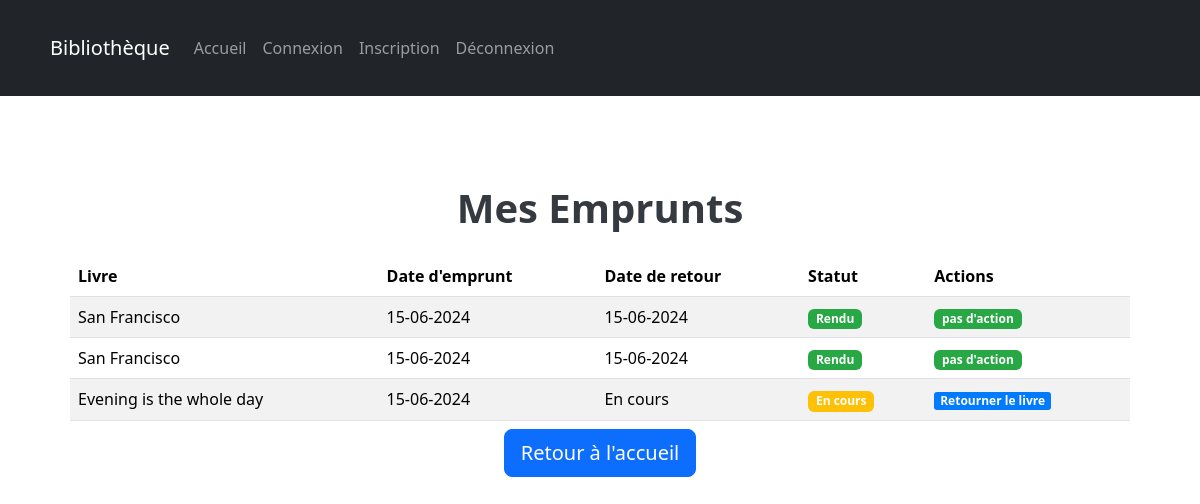
/mes_emprunts (signed in), run on the app's committed database.
### app.py (models this page shows)
class Emprunt(db.Model):
    id = db.Column(db.Integer, primary_key=True)
    utilisateur_id = db.Column(db.Integer, db.ForeignKey('utilisateur.id'), nullable=False)
    livre_id = db.Column(db.Integer, db.ForeignKey('livre.id'), nullable=False)
    date_emprunt = db.Column(db.DateTime, nullable=False)
    duree_emprunt = db.Column(db.Integer, nullable=False)
    date_retour = db.Column(db.DateTime)

class Livre(db.Model):
    id = db.Column(db.Integer, primary_key=True)
    titre = db.Column(db.String(100), nullable=False)
    auteur = db.Column(db.String(100), nullable=False)
    genre = db.Column(db.String(50), nullable=False)
    annee_publication = db.Column(db.Integer, nullable=False)
    description = db.Column(db.Text, nullable=True)
    quantite = db.Column(db.Integer, default=1, nullable=False)
    image_url = db.Column(db.String(200), nullable=True)
    emprunts = db.relationship('Emprunt', backref='livre', lazy=True)

### app.py (the view)
@app.route('/mes_emprunts')
@login_required
@role_required(is_SuperUser_required=False)
def mes_emprunts():
    emprunts = Emprunt.query.filter_by(utilisateur_id=current_user.id).all()
    return render_template('mes_emprunts.html', emprunts=emprunts)

### app.py (called while the page is built)
@login_manager.user_loader
def load_user(user_id):
    return Utilisateur.query.get(int(user_id))

def role_required(is_SuperUser_required):
    def decorator(f):
        @wraps(f)
        def decorated_function(*args, **kwargs):
            if not current_user.is_authenticated:
                return redirect(url_for('connexion'))
            if is_SuperUser_required and not current_user.is_SuperUser:
                return redirect(url_for('accueil'))
            if not is_SuperUser_required and current_user.is_SuperUser:
                return redirect(url_for('accueil_admin'))
            return f(*args, **kwargs)
        return decorated_function
    return decorator

### templates/mes_emprunts.html (shortened to what this page needs)
{% extends 'layout.html' %}
{% block content %}
<div class="container mt-4">
    <h1 class="text-center mb-4">Mes Emprunts</h1>
    <div class="table-responsive">
        <table class="table table-striped table-hover custom-table">
            <thead class="thead-dark">
                <tr>
                    <th scope="col">Livre</th>
                    <th scope="col">Date d'emprunt</th>
                    <th scope="col">Date de retour</th>
                    <th scope="col">Statut</th>
                    <th scope="col">Actions</th>
                </tr>
            </thead>
            <tbody>
                {% for emprunt in emprunts %}
                <tr>
                    <td>{{ emprunt.livre.titre }}</td>
                    <td>{{ emprunt.date_emprunt.strftime('%d-%m-%Y') }}</td>
                    <td>{% if emprunt.date_retour %}{{ emprunt.date_retour.strftime('%d-%m-%Y') }}{% else %}En cours{% endif %}</td>
                    <td>
                        <span class="badge {% if emprunt.date_retour %}badge-success{% else %}badge-warning{% endif %}">
                            {% if emprunt.date_retour %}
                                Rendu
                            {% else %}
                                En cours
                            {% endif %}
                        </span>
                    </td>
                    <td>
                        {% if not emprunt.date_retour %}
                        <a href="{{ url_for('retour_emprunt', id=emprunt.id) }}" class="badge badge-primary action-link">Retourner le livre</a>
                        {% else %}
                        <span class="badge badge-success">pas d'action</span>
                        {% endif %}
                    </td>
                </tr>
                {% endfor %}
            </tbody>
        </table>
        <div class="text-center">
            <a href="{{ url_for('accueil') }}" class="btn btn-primary btn-lg mt-2">Retour à l'accueil</a>
        </div>
    </div>
</div>
{% endblock %}

### static/CSS/style.css (style rules this page uses)
.container { padding: 20px; }
.btn { transition: all 0.3s ease; }
h1 { font-weight: 700; color: #343a40; }
.table thead { background-color: #343a40; color: white; }
.table { margin-bottom: 0; }
.badge-warning { background-color: #ffc107; }
.badge-success { background-color: #28a745; }
.custom-table .thead-dark { background-color: #343a40; color: white; }
.custom-table { margin-bottom: 0; }
.badge-primary { background-color: #007bff; color: white; cursor: pointer; transition: background-color 0.3s ease; }
.action-link { text-decoration: none; display: inline-block; padding: 0.25em 0.5em; border-radius: 0.25em; }

### data on the page
Emprunt: livre.titre "San Francisco", date_emprunt "15-06-2024", date_retour "15-06-2024", shows "Rendu", shows "pas d'action"
Emprunt: livre.titre "San Francisco", date_emprunt "15-06-2024", date_retour "15-06-2024", shows "Rendu", shows "pas d'action"
Emprunt: livre.titre "Evening is the whole day", date_emprunt "15-06-2024", shows "En cours"
